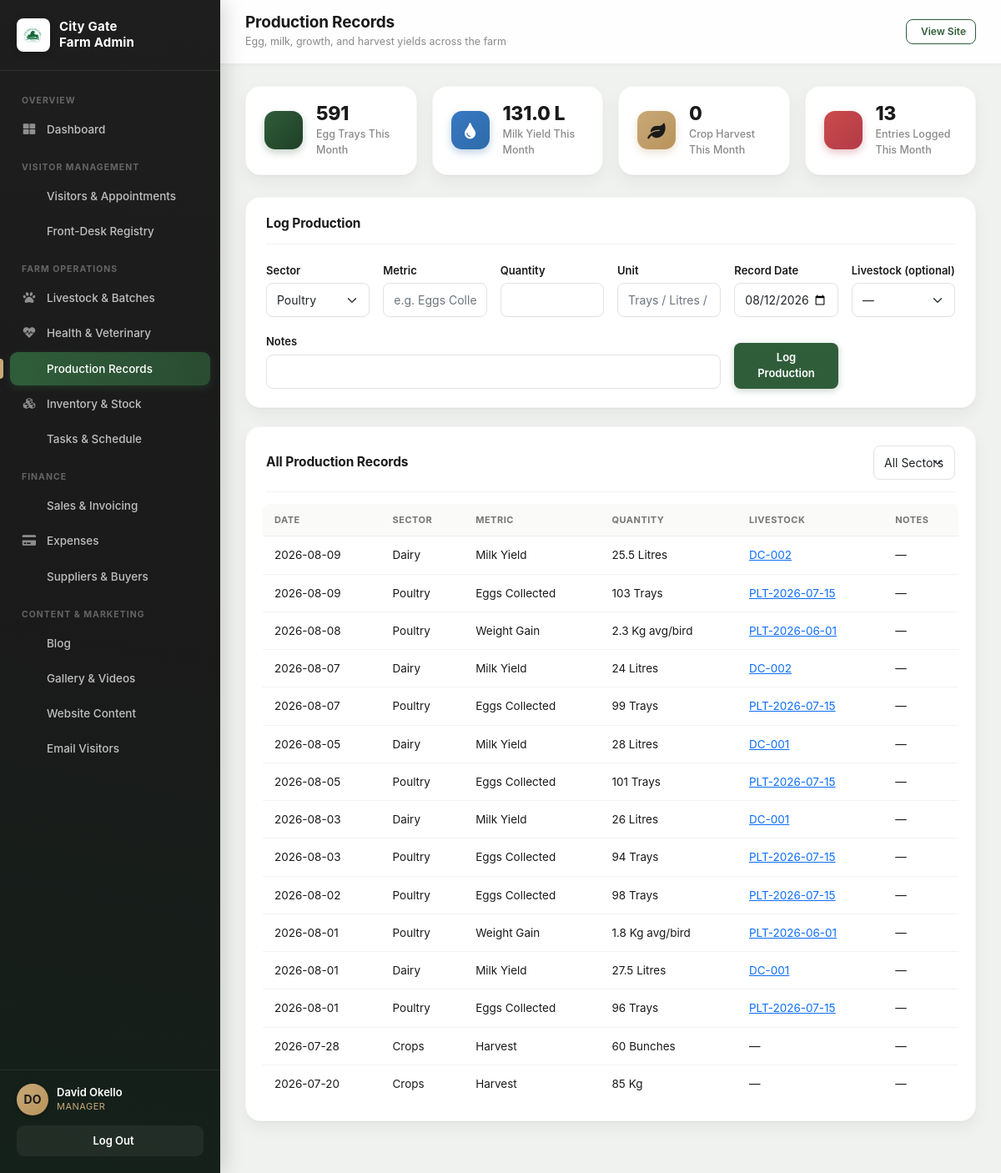
Screenshot of /admin/production.php (signed in) with the database file from the repository.
### tables this page shows
CREATE TABLE `production_records` (
  `id` int(11) NOT NULL AUTO_INCREMENT,
  `sector` enum('Poultry','Dairy','Crops','Goats') NOT NULL,
  `metric` varchar(60) NOT NULL,
  `quantity` decimal(12,2) NOT NULL,
  `unit` varchar(40) NOT NULL,
  `record_date` date NOT NULL,
  `livestock_id` int(11) DEFAULT NULL,
  `notes` text DEFAULT NULL,
  `recorded_by` int(11) DEFAULT NULL,
  `created_at` datetime NOT NULL DEFAULT current_timestamp(),
  PRIMARY KEY (`id`),
  KEY `livestock_id` (`livestock_id`),
  KEY `recorded_by` (`recorded_by`),
  CONSTRAINT `production_records_ibfk_1` FOREIGN KEY (`livestock_id`) REFERENCES `livestock_records` (`id`) ON DELETE SET NULL,
  CONSTRAINT `production_records_ibfk_2` FOREIGN KEY (`recorded_by`) REFERENCES `users` (`id`) ON DELETE SET NULL
);

CREATE TABLE `livestock_records` (
  `id` int(11) NOT NULL AUTO_INCREMENT,
  `sector` enum('Poultry','Goats','Dairy') NOT NULL,
  `identifier` varchar(60) NOT NULL,
  `breed` varchar(100) DEFAULT NULL,
  `sex` enum('Male','Female') DEFAULT NULL,
  `quantity` int(11) NOT NULL DEFAULT 1,
  `date_acquired` date NOT NULL,
  `source` enum('Hatched','Purchased','Born') NOT NULL DEFAULT 'Purchased',
  `status` enum('Active','Sold','Deceased') NOT NULL DEFAULT 'Active',
  `notes` text DEFAULT NULL,
  `created_by` int(11) DEFAULT NULL,
  `created_at` datetime NOT NULL DEFAULT current_timestamp(),
  `updated_at` datetime NOT NULL DEFAULT current_timestamp() ON UPDATE current_timestamp(),
  PRIMARY KEY (`id`),
  UNIQUE KEY `identifier` (`identifier`),
  KEY `created_by` (`created_by`),
  CONSTRAINT `livestock_records_ibfk_1` FOREIGN KEY (`created_by`) REFERENCES `users` (`id`) ON DELETE SET NULL
);

### includes/auth.php (called while the page is built, shortened)
<?php
function cg_current_user(): ?array {
   return $_SESSION['cg_user'] ?? null;
}
function cg_access(string $module): string {
   $user = cg_current_user();
   return CG_PERMISSIONS[$module][$user['role']] ?? 'hidden';
}
function cg_can(string $module, string $action = 'view'): bool {
   $level = cg_access($module);
   if ($action === 'view') return $level === 'full' || $level === 'read';
   return $level === 'full';
}

### admin/production.php (the view, shortened to what this page needs)
<?php
require_once __DIR__ . '/includes/header.php';
$canEdit = cg_can('production', 'full');
$validSectors = ['Poultry', 'Dairy', 'Crops', 'Goats'];
$where = [];
$params = [];
$whereSql = $where ? 'WHERE ' . implode(' AND ', $where) : '';
$stmt = $pdo->prepare("
   SELECT p.*, l.identifier AS livestock_identifier
   FROM production_records p
   LEFT JOIN livestock_records l ON l.id = p.livestock_id
   $whereSql
   ORDER BY p.record_date DESC, p.id DESC
");
$stmt->execute($params);
$records = $stmt->fetchAll();
$eggsThisMonth = (float) $pdo->query("
   SELECT COALESCE(SUM(quantity),0) FROM production_records
   WHERE metric='Eggs Collected' AND MONTH(record_date)=MONTH(CURDATE()) AND YEAR(record_date)=YEAR(CURDATE())
")->fetchColumn();
$milkThisMonth = (float) $pdo->query("
   SELECT COALESCE(SUM(quantity),0) FROM production_records
   WHERE metric='Milk Yield' AND MONTH(record_date)=MONTH(CURDATE()) AND YEAR(record_date)=YEAR(CURDATE())
")->fetchColumn();
$harvestThisMonth = (float) $pdo->query("
   SELECT COALESCE(SUM(quantity),0) FROM production_records
   WHERE sector='Crops' AND MONTH(record_date)=MONTH(CURDATE()) AND YEAR(record_date)=YEAR(CURDATE())
")->fetchColumn();
$entriesThisMonth = (int) $pdo->query("
   SELECT COUNT(*) FROM production_records
   WHERE MONTH(record_date)=MONTH(CURDATE()) AND YEAR(record_date)=YEAR(CURDATE())
")->fetchColumn();
?>
<div class="cg-stat-cards">
   <div class="cg-stat-card"><div class="cg-stat-card-icon"><i class="fa fa-circle-o"></i></div><div><div class="cg-stat-card-num"><?php echo number_format($eggsThisMonth); ?></div><div class="cg-stat-card-label">Egg Trays This Month</div></div></div>
   <div class="cg-stat-card"><div class="cg-stat-card-icon blue"><i class="fa fa-tint"></i></div><div><div class="cg-stat-card-num"><?php echo number_format($milkThisMonth, 1); ?> L</div><div class="cg-stat-card-label">Milk Yield This Month</div></div></div>
   <div class="cg-stat-card"><div class="cg-stat-card-icon gold"><i class="fa fa-leaf"></i></div><div><div class="cg-stat-card-num"><?php echo number_format($harvestThisMonth); ?></div><div class="cg-stat-card-label">Crop Harvest This Month</div></div></div>
   <div class="cg-stat-card"><div class="cg-stat-card-icon rose"><i class="fa fa-line-chart"></i></div><div><div class="cg-stat-card-num"><?php echo $entriesThisMonth; ?></div><div class="cg-stat-card-label">Entries Logged This Month</div></div></div>
</div>
<?php if ($canEdit): ?>
<div class="cg-panel">
   <div class="cg-panel-head"><h2>Log Production</h2></div>
   <form method="post">
      <div class="row g-3">
         <div class="col-md-2">
            <label class="form-label">Sector</label>
            <select name="sector" id="prodSector" class="form-select" required>
               <?php foreach ($validSectors as $s): ?>
               <option value="<?php echo $s; ?>"><?php echo $s; ?></option>
               <?php endforeach; ?>
            </select>
         </div>
         <div class="col-md-2">
            <label class="form-label">Metric</label>
            <input type="text" name="metric" class="form-control" placeholder="e.g. Eggs Collected / Milk Yield" required>
         </div>
         <div class="col-md-2">
            <label class="form-label">Quantity</label>
            <input type="number" step="0.01" name="quantity" class="form-control" required>
         </div>
         <div class="col-md-2">
            <label class="form-label">Unit</label>
            <input type="text" name="unit" class="form-control" placeholder="Trays / Litres / Kg" required>
         </div>
         <div class="col-md-2">
            <label class="form-label">Record Date</label>
            <input type="date" name="record_date" class="form-control" value="<?php echo date('Y-m-d'); ?>" required>
         </div>
         <div class="col-md-2">
            <label class="form-label">Livestock (optional)</label>
            <select name="livestock_id" id="prodLivestock" class="form-select">
               <option value="">—</option>
            </select>
         </div>
         <div class="col-md-8">
            <label class="form-label">Notes</label>
            <input type="text" name="notes" class="form-control">
         </div>
         <div class="col-md-2 d-flex align-items-end">
            <button type="submit" class="cg-btn cg-btn-primary w-100">Log Production</button>
         </div>
      </div>
   </form>
</div>
<?php endif; ?>
<div class="cg-panel">
   <div class="cg-panel-head">
      <h2>All Production Records</h2>
      <form method="get" class="d-flex gap-2">
         <select name="sector" class="form-select form-select-sm" onchange="this.form.submit()">
            <option value="">All Sectors</option>
         </select>
      </form>
   </div>
   <div class="cg-table-wrap">
      <table class="cg-table">
         <thead><tr><th>Date</th><th>Sector</th><th>Metric</th><th>Quantity</th><th>Livestock</th><th>Notes</th></tr></thead>
         <tbody>
         <?php if (!$records): ?>
            <tr><td colspan="6" class="text-muted">No production records match this filter.</td></tr>
         <?php else: foreach ($records as $r): ?>
            <tr>
               <td><?php echo htmlspecialchars($r['record_date']); ?></td>
               <td><?php echo htmlspecialchars($r['sector']); ?></td>
               <td><?php echo htmlspecialchars($r['metric']); ?></td>
               <td><?php echo htmlspecialchars(rtrim(rtrim(number_format((float) $r['quantity'], 2), '0'), '.')); ?> <?php echo htmlspecialchars($r['unit']); ?></td>
               <td><?php echo $r['livestock_id'] ? '<a href="livestock.php?id=' . (int) $r['livestock_id'] . '">' . htmlspecialchars($r['livestock_identifier']) . '</a>' : '—'; ?></td>
               <td><?php echo htmlspecialchars($r['notes'] ?: '—'); ?></td>
            </tr>
         <?php endforeach; endif; ?>
         </tbody>
      </table>
   </div>
</div>
<?php require_once __DIR__ . '/includes/footer.php'; ?>

### css/cg-theme.css (style rules this page uses)
:root { --farm-green: #2F5D3A; --farm-green-dark: #1F3F27; --cream: #FAF7F0; --earth: #C9A978; --charcoal: #1A1A1A; --white: #FFFFFF; --soft-shadow: 0 4px 14px rgba(26, 26, 26, 0.08); --cta-green: #C9A978; }
* { box-sizing: border-box; }
body { font-family: 'Inter', -apple-system, BlinkMacSystemFont, 'Segoe UI', sans-serif; color: var(--charcoal); background: var(--cream); overflow-x: hidden; }

### css/cg-admin.css (style rules this page uses)
.cg-admin-body { background: #F0F2EF; font-family: 'Inter', -apple-system, sans-serif; min-height: 100vh; }
.cg-stat-cards { display: grid; grid-template-columns: repeat(4, 1fr); gap: 18px; margin-bottom: 26px; }
.cg-stat-card { background: #fff; border-radius: 18px; padding: 20px 22px; box-shadow: 0 1px 2px rgba(26,26,26,0.04), 0 8px 20px rgba(26, 26, 26, 0.05); border: 1px solid rgba(26,26,26,0.04); display: flex; align-items: center; gap: 16px; transition: transform 0.2s ease, box-shadow 0.2s ease; }
.cg-stat-card-icon { width: 46px; height: 46px; border-radius: 13px; display: flex; align-items: center; justify-content: center; font-size: 19px; color: #fff; flex-shrink: 0; background: linear-gradient(135deg, var(--farm-green), var(--farm-green-dark)); box-shadow: 0 4px 10px rgba(47, 93, 58, 0.28); }
.cg-stat-card-icon.gold { background: linear-gradient(135deg, var(--earth), #b8935a); color: var(--charcoal); box-shadow: 0 4px 10px rgba(201, 169, 120, 0.35); }
.cg-stat-card-icon.blue { background: linear-gradient(135deg, #3878C4, #2E6BA8); box-shadow: 0 4px 10px rgba(46, 107, 168, 0.3); }
.cg-stat-card-icon.rose { background: linear-gradient(135deg, #CB4B4B, #B23A48); box-shadow: 0 4px 10px rgba(178, 58, 72, 0.3); }
.cg-stat-card-num { font-size: 23px; font-weight: 800; color: var(--charcoal); line-height: 1.1; letter-spacing: -0.3px; }
.cg-stat-card-label { font-size: 12.5px; color: #8a8a8a; margin-top: 3px; font-weight: 500; }
.cg-panel { background: #fff; border-radius: 18px; box-shadow: 0 1px 2px rgba(26,26,26,0.04), 0 8px 20px rgba(26, 26, 26, 0.05); border: 1px solid rgba(26,26,26,0.04); padding: 22px 24px; margin-bottom: 22px; }
.cg-panel-head { display: flex; align-items: center; justify-content: space-between; margin-bottom: 18px; flex-wrap: wrap; gap: 10px; padding-bottom: 14px; border-bottom: 1px solid #f2f2ef; }
.cg-panel-head h2 { font-size: 15.5px; font-weight: 700; color: var(--charcoal); margin: 0; letter-spacing: -0.1px; }
.cg-table-wrap { overflow-x: auto; margin: -4px -4px 0; }
.cg-table { width: 100%; border-collapse: collapse; font-size: 13.5px; }
.cg-table th { text-align: left; padding: 11px 14px; background: #FAFAF8; color: #767676; font-weight: 700; font-size: 11px; text-transform: uppercase; letter-spacing: 0.5px; border-bottom: 1.5px solid #edeeeb; white-space: nowrap; }
.cg-table th:first-child { border-top-left-radius: 8px; }
.cg-table th:last-child { border-top-right-radius: 8px; }
.cg-table td { padding: 12px 14px; border-bottom: 1px solid #f3f3f0; color: var(--charcoal); vertical-align: middle; }
.cg-table tr:last-child td { border-bottom: none; }
.cg-btn { display: inline-flex; align-items: center; gap: 6px; padding: 8px 16px; border-radius: 8px; font-size: 13px; font-weight: 600; border: none; cursor: pointer; text-decoration: none; transition: all 0.2s ease; }
.cg-btn-primary { background: var(--farm-green); color: #fff; box-shadow: 0 2px 8px rgba(47, 93, 58, 0.28); }
.cg-admin-content .form-label { font-size: 13px; font-weight: 600; color: var(--charcoal); margin-bottom: 5px; }
.cg-admin-content .form-control, .cg-admin-content .form-select { border-radius: 8px; border: 1.5px solid #e2e2e2; font-size: 14px; padding: 9px 12px; }

### rows the page displays
production_records: record_date "2026-08-09", sector "Dairy", metric "Milk Yield", quantity "25.5", unit "Litres", livestock.identifier "DC-002", notes "—"
production_records: record_date "2026-08-09", sector "Poultry", metric "Eggs Collected", quantity "103", unit "Trays", livestock.identifier "PLT-2026-07-15", notes "—"
production_records: record_date "2026-08-08", sector "Poultry", metric "Weight Gain", quantity "2.3", unit "Kg avg/bird", livestock.identifier "PLT-2026-06-01", notes "—"
production_records: record_date "2026-08-07", sector "Dairy", metric "Milk Yield", quantity "24", unit "Litres", livestock.identifier "DC-002", notes "—"
production_records: record_date "2026-08-07", sector "Poultry", metric "Eggs Collected", quantity "99", unit "Trays", livestock.identifier "PLT-2026-07-15", notes "—"
production_records: record_date "2026-08-05", sector "Dairy", metric "Milk Yield", quantity "28", unit "Litres", livestock.identifier "DC-001", notes "—"
production_records: record_date "2026-08-05", sector "Poultry", metric "Eggs Collected", quantity "101", unit "Trays", livestock.identifier "PLT-2026-07-15", notes "—"
production_records: record_date "2026-08-03", sector "Dairy", metric "Milk Yield", quantity "26", unit "Litres", livestock.identifier "DC-001", notes "—"
production_records: record_date "2026-08-03", sector "Poultry", metric "Eggs Collected", quantity "94", unit "Trays", livestock.identifier "PLT-2026-07-15", notes "—"
production_records: record_date "2026-08-02", sector "Poultry", metric "Eggs Collected", quantity "98", unit "Trays", livestock.identifier "PLT-2026-07-15", notes "—"
production_records: record_date "2026-08-01", sector "Poultry", metric "Weight Gain", quantity "1.8", unit "Kg avg/bird", livestock.identifier "PLT-2026-06-01", notes "—"
production_records: record_date "2026-08-01", sector "Dairy", metric "Milk Yield", quantity "27.5", unit "Litres", livestock.identifier "DC-001", notes "—"
production_records: record_date "2026-08-01", sector "Poultry", metric "Eggs Collected", quantity "96", unit "Trays", livestock.identifier "PLT-2026-07-15", notes "—"
production_records: record_date "2026-07-28", sector "Crops", metric "Harvest", quantity "60", unit "Bunches", notes "—"
production_records: record_date "2026-07-20", sector "Crops", metric "Harvest", quantity "85", unit "Kg", notes "—"

### other values shown
$groupLabel "OVERVIEW"
$item['label'] "Dashboard"
$groupLabel "VISITOR MANAGEMENT"
$item['label'] "Visitors & Appointments"
$item['label'] "Front-Desk Registry"
$groupLabel "FARM OPERATIONS"
$item['label'] "Livestock & Batches"
$item['label'] "Health & Veterinary"
$item['label'] "Production Records"
$item['label'] "Inventory & Stock"
$item['label'] "Tasks & Schedule"
$groupLabel "FINANCE"
$item['label'] "Sales & Invoicing"
$item['label'] "Expenses"
$item['label'] "Suppliers & Buyers"
